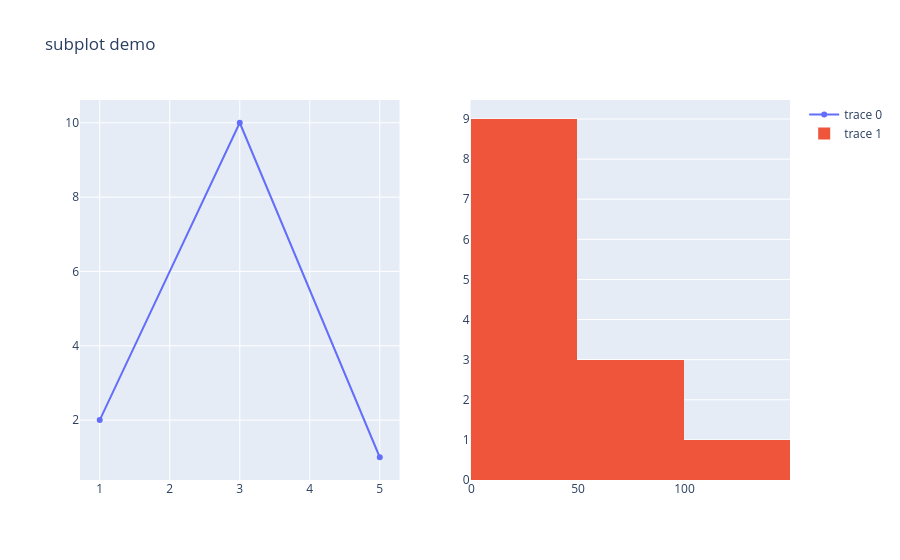

Notebook code for this chart:
### Code cell
# make all begining letters of plot type must be capital
# if it is not then it will throw error as module object is not collab

fig.add_trace(
    go.Scatter(x=[1,3,5],y=[2,10,1]),
    row=1,
    col=1
)
fig.add_trace(
    go.Histogram(x=[1,5,8,9,6,2,74,100,85,22,56,3,4]),
    row=1,
    col=2
)

fig.update_layout(title='subplot demo')
fig.show()

### Figure 1 — Plotly figure (JSON) as saved in the notebook; plotly's stock layout.template omitted (floating-point values rounded to 4 significant figures)
{"data": [{"type": "scatter", "x": [1, 3, 5], "xaxis": "x", "y": [2, 10, 1], "yaxis": "y"}, {"type": "histogram", "x": [1, 5, 8, 9, 6, 2, 74, 100, 85, 22, 56, 3, 4], "xaxis": "x2", "yaxis": "y2"}], "layout": {"title": {"text": "subplot demo"}, "xaxis": {"anchor": "y", "domain": [0, 0.45]}, "xaxis2": {"anchor": "y2", "domain": [0.55, 1]}, "yaxis": {"anchor": "x", "domain": [0, 1]}, "yaxis2": {"anchor": "x2", "domain": [0, 1]}}}
